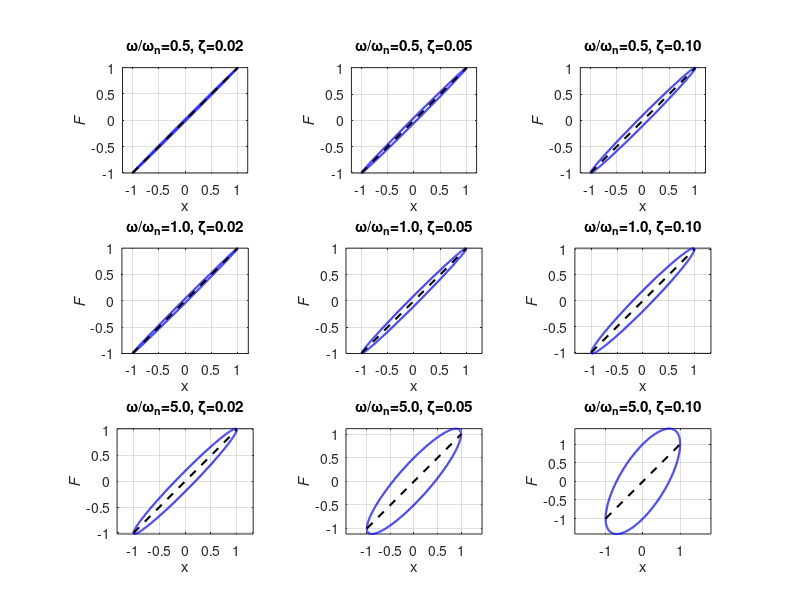

MATLAB code to generate this figure: (Note: this script raises an error after producing the figure.)
clear; clc; close all;
omega_ratio_list = [0.5, 1, 5];    % 频率比 ω/ωn
zeta_list = [0.02, 0.05, 0.1];     % 阻尼比 ζ
A = 1;                             % 振幅
count = 0;                         % 子图计数器
figure('Color','w','Position',[100,100,1000,800]);
for i = 1:length(omega_ratio_list)
    omega_ratio = omega_ratio_list(i);  % ω/ωn
    for j = 1:length(zeta_list)
        zeta = zeta_list(j);
        count = count + 1;
      
        t = linspace(0, 2*pi / omega_ratio, 1000);
        x = A * sin(omega_ratio * t);
        F = sin(omega_ratio * t) + 2 * zeta * omega_ratio * cos(omega_ratio * t);
    
        subplot(3, 3, count);
        plot(x, F, 'b-', 'LineWidth', 1.5);
        hold on;
        
        plot([-1, 1], [-1, 1], 'k--', 'LineWidth', 1.5);
        
        grid on;
        axis equal;
        xlabel('x');
        ylabel('\itF');
        title(sprintf('ω/ω_n=%.1f, ζ=%.2f', omega_ratio, zeta));
        hold off;
    end
end

sgtitle('Force-Displacement Relationship Curve');
